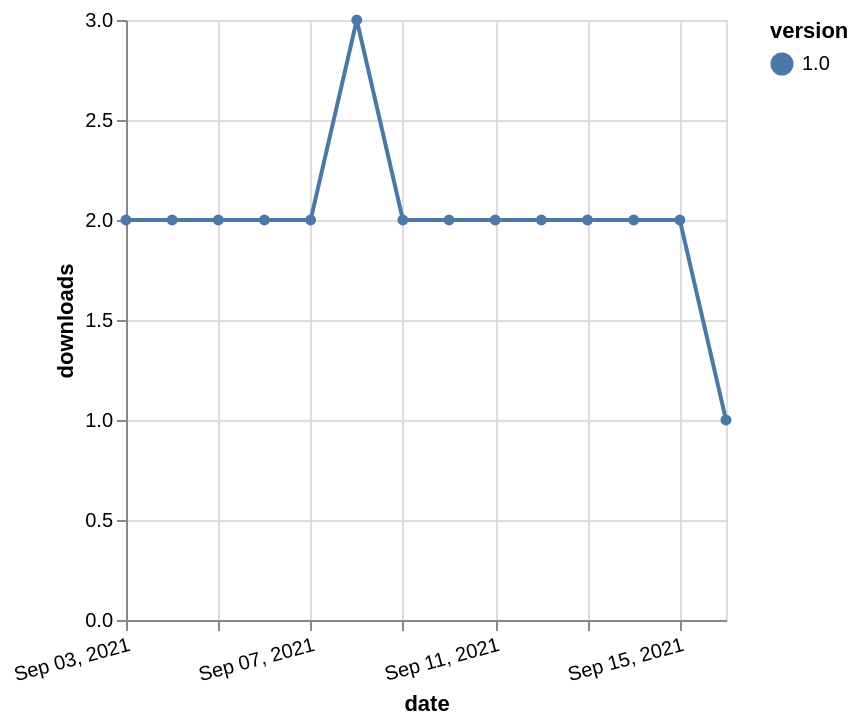

Here is the Vega-Lite specification saved for this chart:
### Vega-Lite specification from a JSON file in a GitHub repository (floating-point values rounded to 4 significant figures)
{"$schema": "https://vega.github.io/schema/vega-lite/v5.json", "description": "A simple bar chart with embedded data.", "data": {"values": [{"date": "2021-09-03", "total": 2475, "delta": 2, "version": "1.0"}, {"date": "2021-09-04", "total": 2477, "delta": 2, "version": "1.0"}, {"date": "2021-09-05", "total": 2479, "delta": 2, "version": "1.0"}, {"date": "2021-09-06", "total": 2481, "delta": 2, "version": "1.0"}, {"date": "2021-09-07", "total": 2483, "delta": 2, "version": "1.0"}, {"date": "2021-09-08", "total": 2486, "delta": 3, "version": "1.0"}, {"date": "2021-09-09", "total": 2488, "delta": 2, "version": "1.0"}, {"date": "2021-09-10", "total": 2490, "delta": 2, "version": "1.0"}, {"date": "2021-09-11", "total": 2492, "delta": 2, "version": "1.0"}, {"date": "2021-09-12", "total": 2494, "delta": 2, "version": "1.0"}, {"date": "2021-09-13", "total": 2496, "delta": 2, "version": "1.0"}, {"date": "2021-09-14", "total": 2498, "delta": 2, "version": "1.0"}, {"date": "2021-09-15", "total": 2500, "delta": 2, "version": "1.0"}, {"date": "2021-09-16", "total": 2501, "delta": 1, "version": "1.0"}]}, "width": "container", "mark": {"type": "line", "point": {"filled": true}}, "encoding": {"x": {"field": "date", "type": "temporal", "timeUnit": "yearmonthdate", "title": "date", "axis": {"labelAngle": -15}}, "y": {"field": "delta", "type": "quantitative", "title": "downloads"}, "color": {"field": "version", "type": "nominal"}, "tooltip": {"field": "delta"}}}
